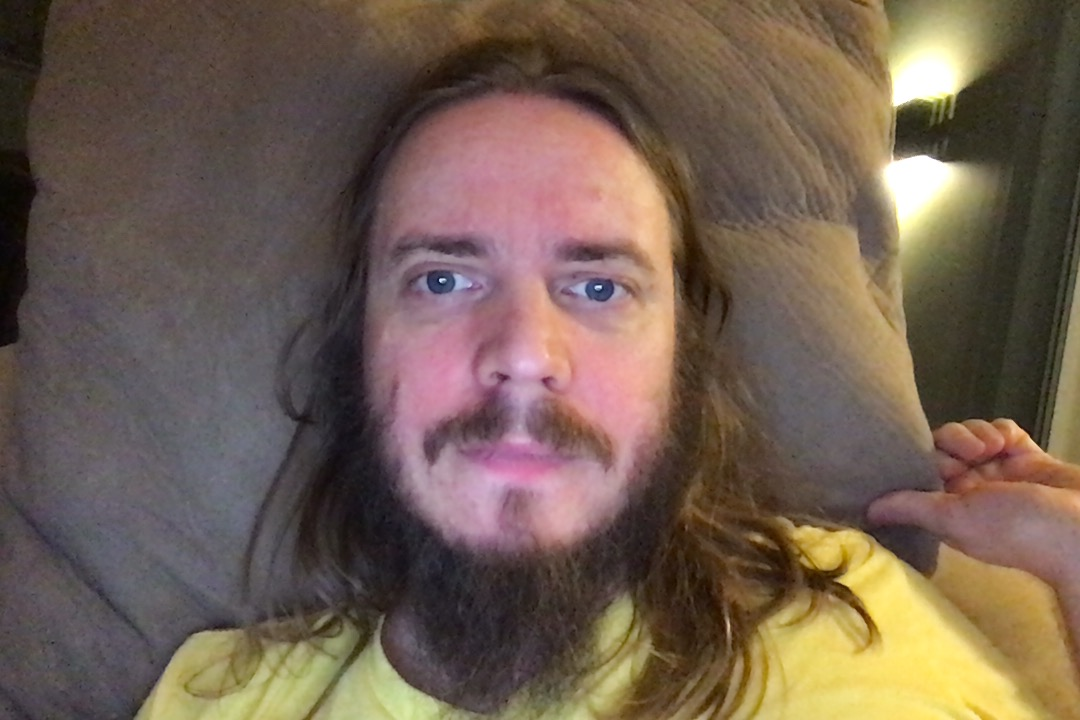
%> input picture Matriisimatikka/Viikko6/Naama1.jpg, 1080 x 720 px
$ octave H6_ratk_student.m   (GNU Octave 9; MATLAB toolbox functions it lacks are replaced by stand-ins)
%> lines starting %> are read from the running program, lines starting %| are printed output that depends on the picture
clear all
close all

%% TEHTÄVÄ 6

clear all
close all
imdata = imread('Naama1.jpg');
%> imdata is the input picture: size 720x1080x3 uint8; mean R, G, B 114.2, 95.6, 81.6
image_gs = rgb2gray(imdata); % alkuperäinen värikuva harmaasävyksi
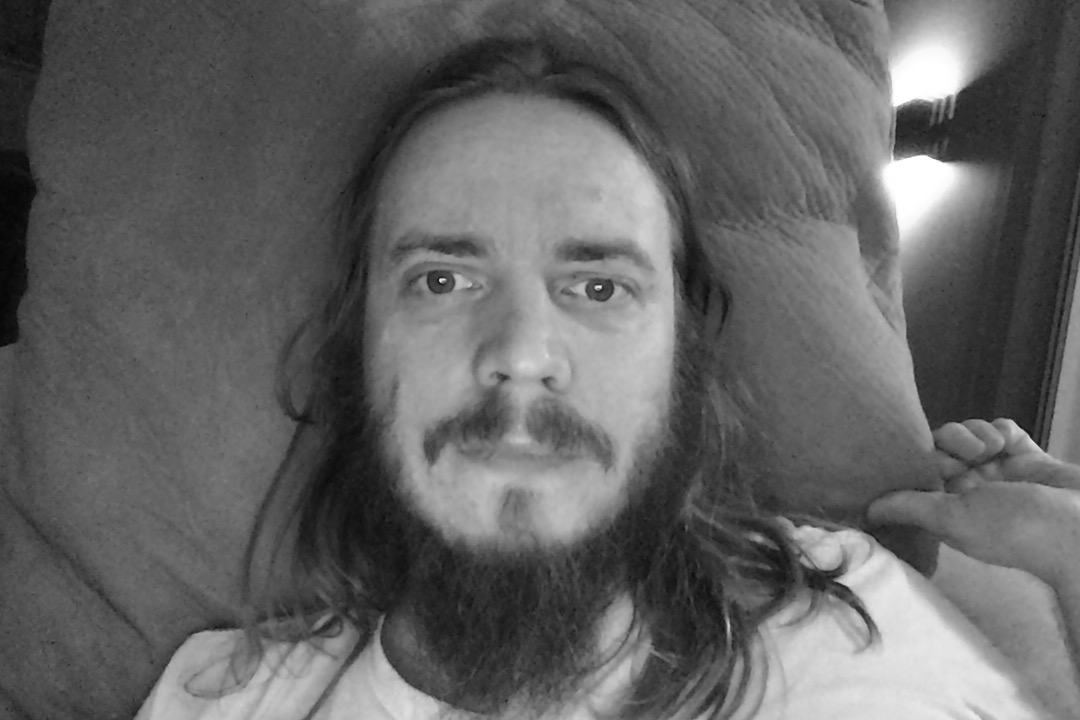
%> image_gs: size 720x1080 uint8; min 4, max 255, mean 99.6
image_gs501 = image_gs(100:600,300:800); % leikataan pyydetyn kokoinen kuva
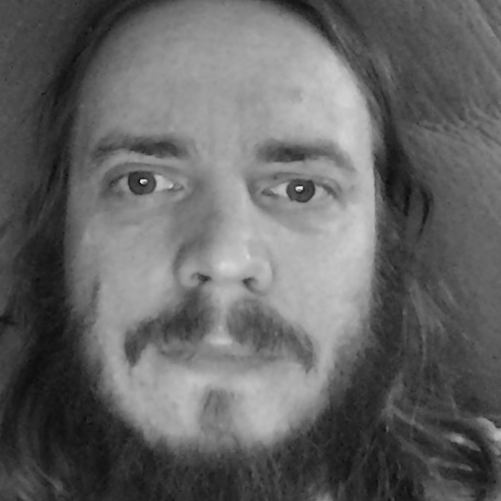
%> image_gs501: size 501x501 uint8; min 9, max 237, mean 100.7
figure
imshow(image_gs501) % laitetaan alkuperäinen näkyviin
A = double(image_gs501); % muunnetaan muotoon jossa Matlab tykkää laskea

F = Fourier_kanta(501); % ladataan tehtävässä tarvittava kanta
% Nyt kun kuva on ladattu, päästään varsinaiseen laskentaan

% (a) Haarukoitu ja päädytty seuraavaan,

M = 150; % Alkaa olla aika hyvä, jos ei isona tätä kuvaa katso. Vielähän
         % tuota pitäisi kasvattaa jotta kaikki näpyt näkyis ja silmät olis
         % terävämmät jne.
C=F'*(F'*A)';
C_M = zeros(size(C));
C_M(1:M,1:M) = C(1:M,1:M);

A_M=(F*C_M*F')';
figure
imshow(uint8(A_M))


% (b) Haarukoitu ja päädytty seuraavaan,

M = 30; % Toki jos ei kovin karvaisia naamoja olisi mihin sekoittaa niin
        % M = 20 riittäisi varmaan Jounin tunnistamiseen.
C=F'*(F'*A)';
C_M = zeros(size(C));
C_M(1:M,1:M) = C(1:M,1:M);
%> C_M: size 501x501 double; min -14552.7, max 50452.8, mean 0.1; mean of the top-left, top-right, bottom-left and bottom-right quarters 0.5, 0, 0, 0

A_M=(F*C_M*F')';
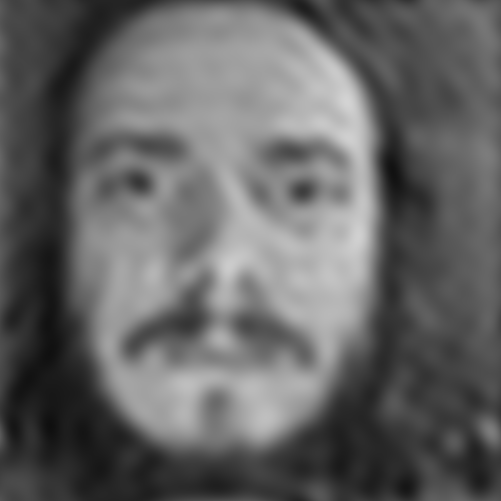
%> A_M: size 501x501 double; min 15.59, max 211.7, mean 100.7
figure
imshow(uint8(A_M))

% (c)

C=F'*(F'*A)';
%> the run ends on the next line
for M = 1 : 1: 500
% [133 lines not run here, left out]
function F = Fourier_kanta(N)

    % 1.
    t = 2*pi*[0:N-1]'/N;

    % 2.
    V = zeros(N,(N-1)/2+1); % Matriisi johon seuraavaksi talletetaan v_k vektorit sarakkeiksi
    for k = 0:(N-1)/2
        V(:,k+1) =  cos(k*t)/norm(cos(k*t));
    end

    % 3.
    U = zeros(N,(N-1)/2); % Matriisi johon seuraavaksi talletetaan u_k vektorit sarakkeiksi
    for k = 1 : (N-1)/2
        U(:,k) = sin(k*t)/norm(sin(k*t));
    end

    % 4.

    F = zeros(N,N); % Matriisi johon seuraavaksi tallennetaan f vektorit

    F(:,1:2:end) = V;
    F(:,2:2:end) = U;


end
